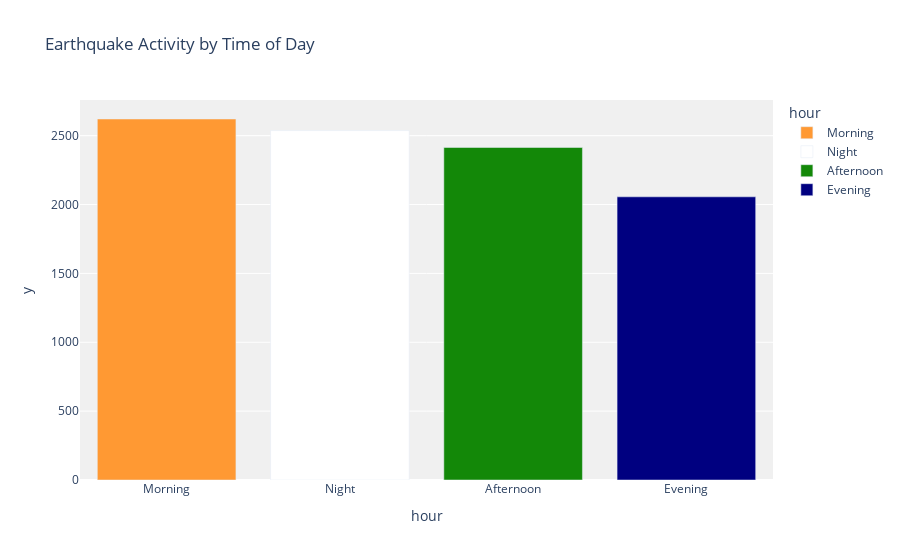

Notebook cell for this chart:
### Markdown cell above
# Plot 2: Earthquake activity by time of day


This chart shows the distribution of earthquakes according to time of day. The data is divided into four segments: Night, Morning, Afternoon, and Evening. It helps to uncover if there are patterns related to the time of day when earthquakes are most likely to occur.

### Code cell
df['hour'] = df['time'].dt.hour
timeOfDay = pd.cut(df['hour'], bins=[0, 6, 12, 18, 24], labels=['Night', 'Morning', 'Afternoon', 'Evening'])
timeCounts = timeOfDay.value_counts()
fig2 = px.bar(timeCounts, x=timeCounts.index, y=timeCounts.values, title="Earthquake Activity by Time of Day",
              color=timeCounts.index,
              color_discrete_sequence=["#FF9933", "#FFFFFF", "#138808", "#000080"]) 

fig2.update_layout(plot_bgcolor="#f0f0f0", paper_bgcolor="#ffffff")

fig2.show()

### Figure 1 — Plotly figure (JSON) as saved in the notebook; plotly's stock layout.template omitted (floating-point values rounded to 4 significant figures)
{"data": [{"alignmentgroup": "True", "hovertemplate": "hour=%{x}<br>y=%{y}<extra></extra>", "legendgroup": "Morning", "marker": {"color": "#FF9933", "pattern": {"shape": ""}}, "name": "Morning", "offsetgroup": "Morning", "orientation": "v", "showlegend": true, "textposition": "auto", "type": "bar", "x": ["Morning"], "xaxis": "x", "y": [2621], "yaxis": "y"}, {"alignmentgroup": "True", "hovertemplate": "hour=%{x}<br>y=%{y}<extra></extra>", "legendgroup": "Night", "marker": {"color": "#FFFFFF", "pattern": {"shape": ""}}, "name": "Night", "offsetgroup": "Night", "orientation": "v", "showlegend": true, "textposition": "auto", "type": "bar", "x": ["Night"], "xaxis": "x", "y": [2537], "yaxis": "y"}, {"alignmentgroup": "True", "hovertemplate": "hour=%{x}<br>y=%{y}<extra></extra>", "legendgroup": "Afternoon", "marker": {"color": "#138808", "pattern": {"shape": ""}}, "name": "Afternoon", "offsetgroup": "Afternoon", "orientation": "v", "showlegend": true, "textposition": "auto", "type": "bar", "x": ["Afternoon"], "xaxis": "x", "y": [2414], "yaxis": "y"}, {"alignmentgroup": "True", "hovertemplate": "hour=%{x}<br>y=%{y}<extra></extra>", "legendgroup": "Evening", "marker": {"color": "#000080", "pattern": {"shape": ""}}, "name": "Evening", "offsetgroup": "Evening", "orientation": "v", "showlegend": true, "textposition": "auto", "type": "bar", "x": ["Evening"], "xaxis": "x", "y": [2056], "yaxis": "y"}], "layout": {"barmode": "relative", "legend": {"title": {"text": "hour"}, "tracegroupgap": 0}, "paper_bgcolor": "#ffffff", "plot_bgcolor": "#f0f0f0", "title": {"text": "Earthquake Activity by Time of Day"}, "xaxis": {"anchor": "y", "categoryarray": ["Morning", "Night", "Afternoon", "Evening"], "categoryorder": "array", "domain": [0, 1], "title": {"text": "hour"}}, "yaxis": {"anchor": "x", "domain": [0, 1], "title": {"text": "y"}}}}
